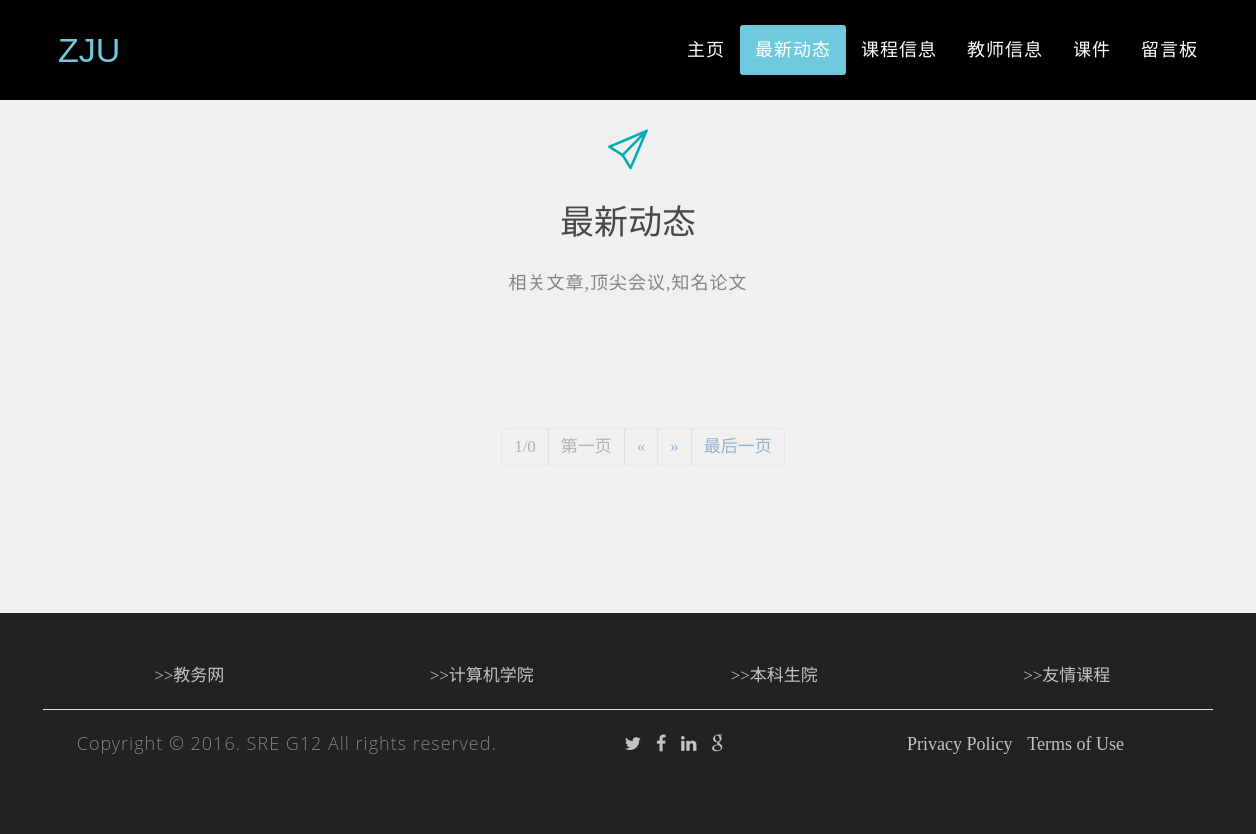
Before: /Guest/NewList.php with the older database file.
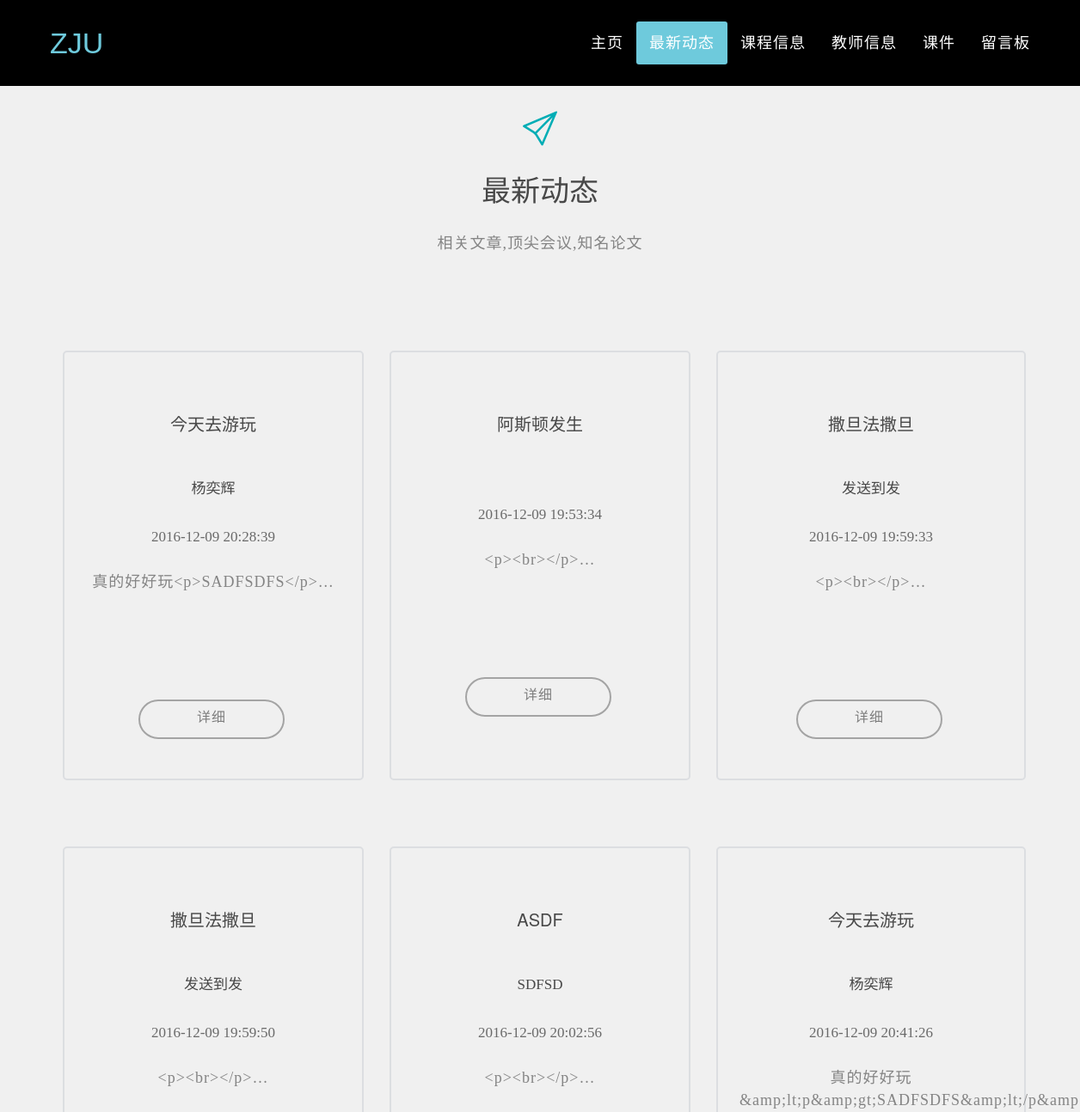
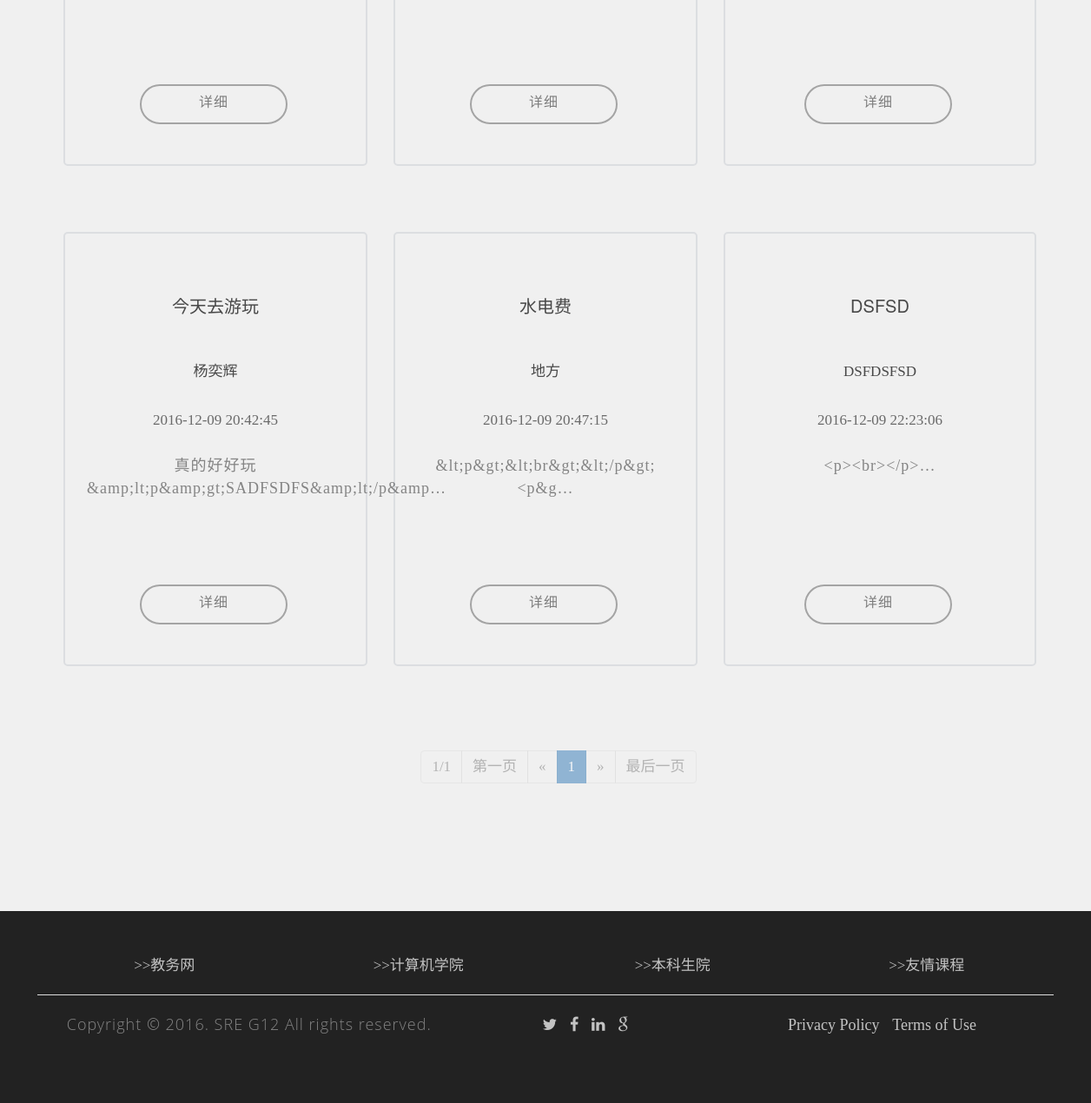
After: the same page with the newer database file (2 pictures, top to bottom).
### tables this page shows
CREATE TABLE `article` (
  `art_id` bigint(20) NOT NULL AUTO_INCREMENT,
  `title` varchar(30) NOT NULL,
  `content` text NOT NULL,
  `time` datetime NOT NULL,
  `teacher_id` varchar(20) NOT NULL,
  `author` varchar(20) NOT NULL,
  `authority` varchar(1) NOT NULL,
  PRIMARY KEY (`art_id`),
  UNIQUE KEY `art_id` (`art_id`) USING BTREE,
  KEY `teacher_id` (`teacher_id`) USING BTREE
);

### Guest/backend/Articles/GetArticleList.php (the view, shortened to what this page needs)
<?php
global $conn;
$Page_size=9;
$result=mysqli_query($conn,'select * from article');
$count = mysqli_num_rows($result);
$page_count = ceil($count/$Page_size);
$init=1;
$max_p=$page_count;
$pages=$page_count;
if(empty($_GET['page'])||$_GET['page']<0){
    $page=1;
}
else{
    $page=$_GET['page'];
}
$offset=$Page_size*($page-1);
$sql="select * from article limit $offset,$Page_size";
$result=mysqli_query($conn,$sql);
$col = 1;
while ($row=mysqli_fetch_array($result)) {
    if($col % 3 == 0)
    {
        ?>
        <div class="row">
        <?php
    }
?>
        <div class="col-md-4 text-center">
            <div class="services">
                <h5 style=""><?php echo $row['title']?></h5>
                <h6 style="font-family:'Microsoft YaHei'"><?php echo $row['author']?></h6>
                <?php echo $row['time']?>
                <br></br>
                <p style="font-family:'Microsoft YaHei'">
                <?php
                    $content = $row['content'];
                    echo mb_substr($content,0,60,'utf-8');
                ?>…
                </p>
                <div class="cd-see-all"><a href="NewPassage.php?art_id=<?php echo $row['art_id']?>" target="_blank" class="btn btn-1" >详细</a></div>
           </div>
        </div>
<?php
    if($col % 3 == 0)
    {
        ?>
        </div>
        <?php
    }
    $col++;
};
?>
<?php
$key='<div class="container"
align="center"><div class="pagination" >';
$key.="<li class='disabled'style='background-color: black'><span>$page/$pages</span></li> ";
if($page!=1){
    $key.="<li><a href=\"".$_SERVER['PHP_SELF']."?page=1\">第一页</a></li> ";
    $key.="<li><a href=\"".$_SERVER['PHP_SELF']."?page=".($page-1)."\">&laquo;</a></li>";
}
else {
    $key.="<li class='disabled'><span>第一页</span></li> ";
    $key.="<li class='disabled'><span>&laquo;</span></li>";
}
for($i=$init;$i<=$max_p;$i++){
    if($i==$page){
        $key.=' <li class="active"><span>'.$i.'</span></li>';
    }
    else {
        $key.=" <li><a href=\"".$_SERVER['PHP_SELF']."?page=".$i."\">".$i."</a></li>";
    }
}
if($page!=$pages){
    $key.=" <li><a href=\"".$_SERVER['PHP_SELF']."?page=".($page+1)."\">&raquo</a></li> ";
    $key.="<li><a href=\"".$_SERVER['PHP_SELF']."?page={$pages}\">最后一页</a></li>";
}
else {
    $key.="<li class='disabled'><span>&raquo;</span></li> ";
    $key.="<li class='disabled'><span>最后一页</span></li>";
}
$key.='</div></div>';
?>
<?php echo $key?>

### Guest/NewList.php (shortened to what this page needs)
<!DOCTYPE html>
<html>
<head>
    <link href="css/bootstrap.min.css" rel="stylesheet">
	<link rel="stylesheet" href="css/reset.css">
    <link rel="stylesheet" href="css/style.css">
	<link rel="stylesheet" href="css/animated-logo.min.css">
	<link rel="stylesheet" href="css/our-team.css">
	<link rel="stylesheet" href="css/simple-line-icons.css">
	<link rel="stylesheet" href="css/style2.css">
    <link href="font-awesome/css/font-awesome.min.css" rel="stylesheet" type="text/css">
</head>
<body>
    <nav class="navbar navbar-default navbar-fixed-top">
        <div class="container">
            <div class="navbar-header page-scroll">
                <a class="navbar-brand page-scroll" href="#page-top">ZJU</a>
            </div>
            <div class="collapse navbar-collapse" id="bs-example-navbar-collapse-1">
                <ul class="nav navbar-nav navbar-right">
					<li>
                        <a class="page-scroll" href="index.php">主页</a>
                    </li>
					<li>
						<a class="page-scroll" href="#fh5co-services-section">最新动态</a>
					</li>
					<li>
                        <a class="page-scroll" href="Classes.php">课程信息</a>
                    </li>
					<li>
						<a class="page-scroll" href="TeacherList.php">教师信息</a>
					</li>
					<li>
						<a class="page-scroll" href="Resource.php">课件</a>
					</li>
					<li>
						<a class="page-scroll" href="MessageBoard.php">留言板</a>
					</li>
                </ul>
            </div>
        </div>
    </nav>
	<div id="page-content" class="index-page">
		<div id="fh5co-services-section">
			<div class="container">
				<div class="row ">
					<div class="col-md-6 col-md-offset-3 text-center fh5co-heading">
						<i class="sl-icon-paper-plane"></i>
						<h2 >最新动态</h2>
						<p style="font-family:'Microsoft YaHei'"> 相关文章,顶尖会议,知名论文</a></p>
					</div>
				</div>
				<?php
				include 'backend/Articles/GetArticleList.php';
				?>
			</div>
		</div>
	</div>
		<?php
			include "footer.php"
		?>
</body>
</html>

### Guest/footer.php
<footer>
	<div class="wrap-footer">
		<div class="container">
			<div class="row">
				<div class="col-md-12 col-footer footer-3">
					<div class="row">
						<div class="col-md-3 text-center">
							<a href="http://jwbinfosys.zju.edu.cn/default2.aspx" target="_blank">>>教务网</a>
						</div>
						<div class="col-md-3 text-center">
							<a href="http://www.cs.zju.edu.cn/" target="_blank">>>计算机学院</a>
						</div>
						<div class="col-md-3 text-center">
							<a href="http://jwb.zju.edu.cn/" target="_blank">>>本科生院</a>
						</div>
						<div class="col-md-3 text-center">
							<a href="http://10.214.0.253/network/" target="_blank">>>友情课程</a>
						</div>
					</div>
					<div class="row"><div class="line_1"></div></div>
					<div class="row">
						<div class="col-md-5 text-center">
							<p>Copyright &copy; 2016. SRE G12 All rights reserved.</p>
						</div>
						<div class="col-md-3 text-center">
							<ul class="list-inline">
								<li><a href="https://twitter.com/" target="_blank"><i class="fa fa-twitter"></i></a>
								</li>
								<li><a href="https://www.facebook.com/"  target="_blank"><i class="fa fa-facebook"></i></a>
								</li>
								<li><a href="https://www.linkedin.com/hp/"  target="_blank"><i class="fa fa-linkedin"></i></a>
								</li>
								<li><a href="https://www.google.com/search?q=%E8%BF%99%E6%98%AF%E5%BD%A9%E8%9B%8B%E5%90%97%EF%BC%9F&oq=%E8%BF%99%E6%98%AF%E5%BD%A9%E8%9B%8B%E5%90%97%EF%BC%9F&gs_l=serp.3...16289.20836.0.21065.27.15.0.0.0.0.671.1531.3-1j0j2.3.0....0...1c.1.64.serp..24.2.857.0..0j30i10k1.agE24Udo9pQ" target="_blank"><i class="fa fa-google"></i></a>
								</li>
							</ul>
						</div>
						<div class="col-md-4 text-center">
							<ul class="list-inline">
								<li><a href="https://github.com/Software-Basic-ZJU/Teacher-Assistance-System/blob/master/README.md" target="_blank">Privacy Policy</a>
								</li>
								<li><a href="https://github.com/Software-Basic-ZJU/Teacher-Assistance-System" target="_blank">Terms of Use</a>
								</li>
							</ul>
						</div>
					</div>
				</div>
			</div>
		</div>
	</div>
</footer>

### Guest/css/style.css (style rules this page uses)
html, body { width:100%; padding:0; margin:0; }
body { color: #333333;font-size: 16px; font-family: "Roboto Slab","Helvetica Neue",Helvetica,Arial,sans-serif; }
html, body, div, ul, ol, li, dl, dt, dd, h1, h2, h3, h4, h5, h6, pre, form, dfn, del, p { font-family:Microsoft YaHei; }
blockquote, fieldset, input, textarea, select, article, aside, details, figcaption, figure, footer, header, nav, section, button, canvas, video { margin: 0; padding: 0; }
h1, h2, h3, h4, h5, h6, pre, code, address, caption, cite, code, th, dfn, del { font-weight: normal; font-style: normal; }
ul, ol { list-style: none; }
article, aside, details, figcaption, figure, footer, header, nav, section, .clearfix { display: block; }
.cd-see-all .btn-1 { color: #7d7d7d; border-color:#a4a4a4; padding-bottom: 10px; font-family:Microsoft YaHei; }
em, i { font-style: italic; }
html { height: 100%; background: #ffffff; font-family: "Mircosoft YaHei"; }
body { height: 100%; font: 17px/26px "Mircosoft YaHei", Helvetica, Arial, sans-serif; color: #6a6a6a; -webkit-font-smoothing: antialiased; -webkit-backface-visibility: hidden; }
a { color: #26a6d1; cursor: pointer; -moz-transition: color 0.15s linear; -o-transition: color 0.15s linear; -webkit-transition: color 0.15s linear; transition: color 0.15s linear; }
.disabled { color: #999999 !important; border-color: #999999 !important; cursor: default !important; }
h1, h2, h3, h4, h5, h6 { color: #324d5b; }
h1, h2, h3 { font-size: 30px; line-height: 40px; margin: 0 0 22px; }
html { -webkit-text-size-adjust: none; }
a { color: #79b6e4;text-decoration: none; }
h2 { font-size: 45px; }
h5 { font-size: 20px; }
h1, h2, h3, h4, h5, h6 { text-transform: uppercase; font-family: Montserrat,"Helvetica Neue",Helvetica,Arial,sans-serif; font-weight: 700; }
p { letter-spacing:1px;font-size: 16px; }
.navbar-default { border-color: transparent;background-color: #222; }
.navbar-default .navbar-brand { font-family: Helvetica,Arial,cursive;color: #6ECADC; }
.navbar-default .navbar-collapse { border-color: rgba(255,255,255,.02); }
.navbar-default .nav li a { text-transform: uppercase;font-family: Helvetica,Arial,sans-serif;font-weight: 400;letter-spacing: 1px;color: #fff; }
.navbar-default .navbar-nav>.active>a { border-radius: 0;color: #fff;background-color: #6ECADC; }
@media (min-width:768px) { .navbar-default { padding: 25px 0; border: 0; background-color: black; -webkit-transition: padding .3s; -moz-transition: padding .3s; transition: padding .3s; } }
@media (min-width:768px) { .navbar-default .navbar-brand { font-size: 2em; -webkit-transition: all .3s; -moz-transition: all .3s; transition: all .3s; } }
@media (min-width:768px) { .navbar-default .navbar-nav>.active>a { border-radius: 3px; } }
#page-content.index-page { background: #F0F0F0; }
footer { color: #fff; }
footer p { margin-bottom: 20px;display:block; }
footer a { color: #6ECADC; }
footer .wrap-footer { padding-top: 50px;background-color: #222; }
footer .col-footer { margin-bottom: 50px; }
.btn { border-radius: 2px; position: relative; display: inline-block; outline: none; color: #fff; text-decoration: none; text-transform: uppercase; letter-spacing: 1px; font-weight: 400; text-shadow: 0 0 1px rgba(255,255,255,0.3); font-size: 14px; }
.btn-1 { color: #fff;background-color: transparent;border: 2px solid #fff;margin:0 15px 20px 0;min-width: 170px;line-height: 26px; }

### Guest/css/our-team.css (style rules this page uses)
.cd-see-all { margin: 30px 0; height: 50px; text-align: center; text-transform: uppercase; }

Changed rows visible on the page:
added article: title "今天去游玩", author "杨奕辉", time "2016-12-09 20:28:39", content "真的好好玩<p>SADFSDFS</p>"
added article: title "阿斯顿发生", time "2016-12-09 19:53:34", content "<p><br></p>"
added article: title "撒旦法撒旦", author "发送到发", time "2016-12-09 19:59:33", content "<p><br></p>"
added article: title "撒旦法撒旦", author "发送到发", time "2016-12-09 19:59:50", content "<p><br></p>"
added article: title "ASDF", author "SDFSD", time "2016-12-09 20:02:56", content "<p><br></p>"
added article: title "今天去游玩", author "杨奕辉", time "2016-12-09 20:41:26", content "真的好好玩&amp;lt;p&amp;gt;SADFSDFS&amp;lt;/p&amp"
added article: title "今天去游玩", author "杨奕辉", time "2016-12-09 20:42:45", content "真的好好玩&amp;lt;p&amp;gt;SADFSDFS&amp;lt;/p&amp"
added article: title "水电费", author "地方", time "2016-12-09 20:47:15", content "&lt;p&gt;&lt;br&gt;&lt;/p&gt;<p&g"
added article: title "DSFSD", author "DSFDSFSD", time "2016-12-09 22:23:06", content "<p><br></p>"
Other visible differences:
$pages: "0" → "1"
new list line: "1"
